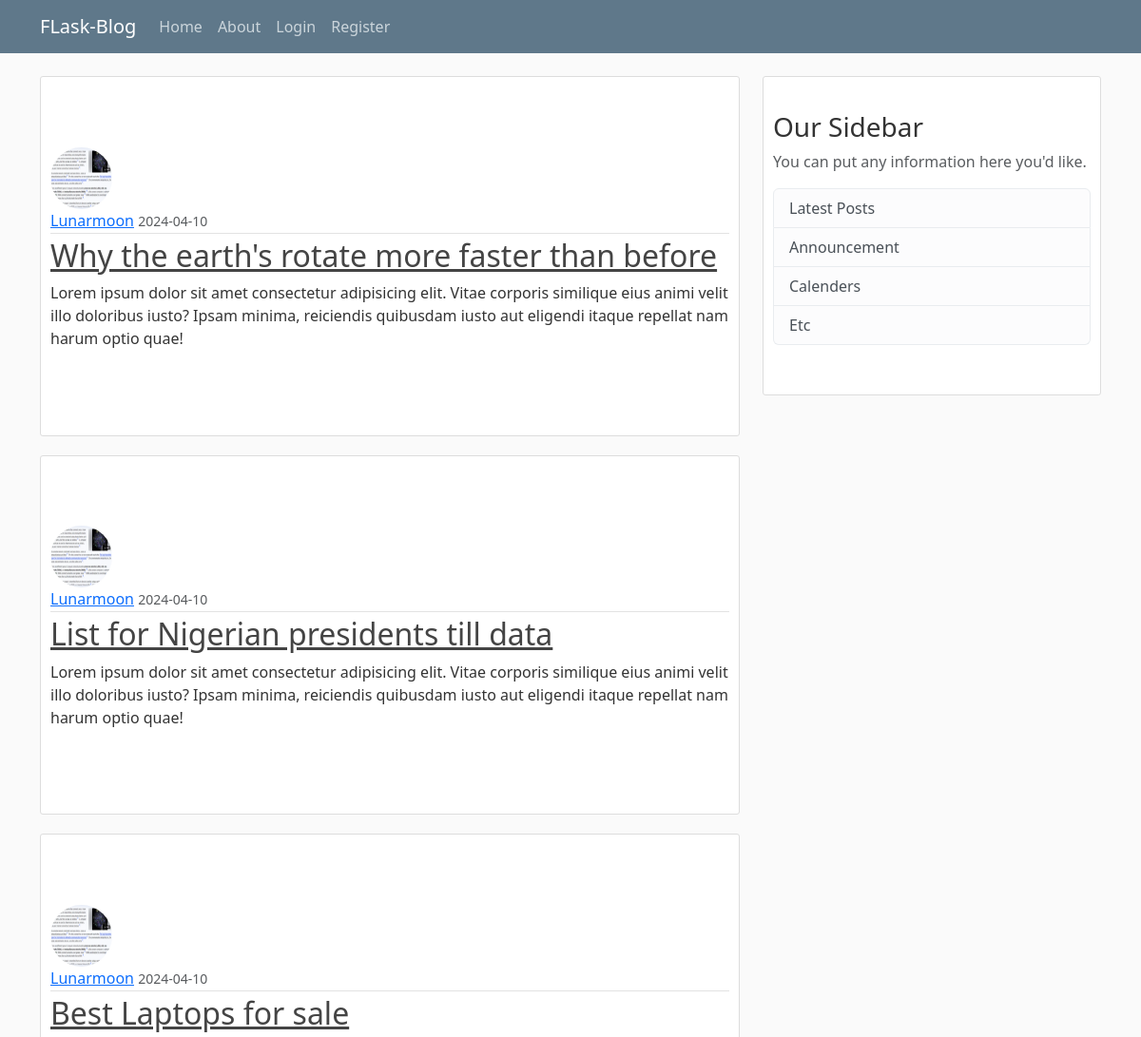
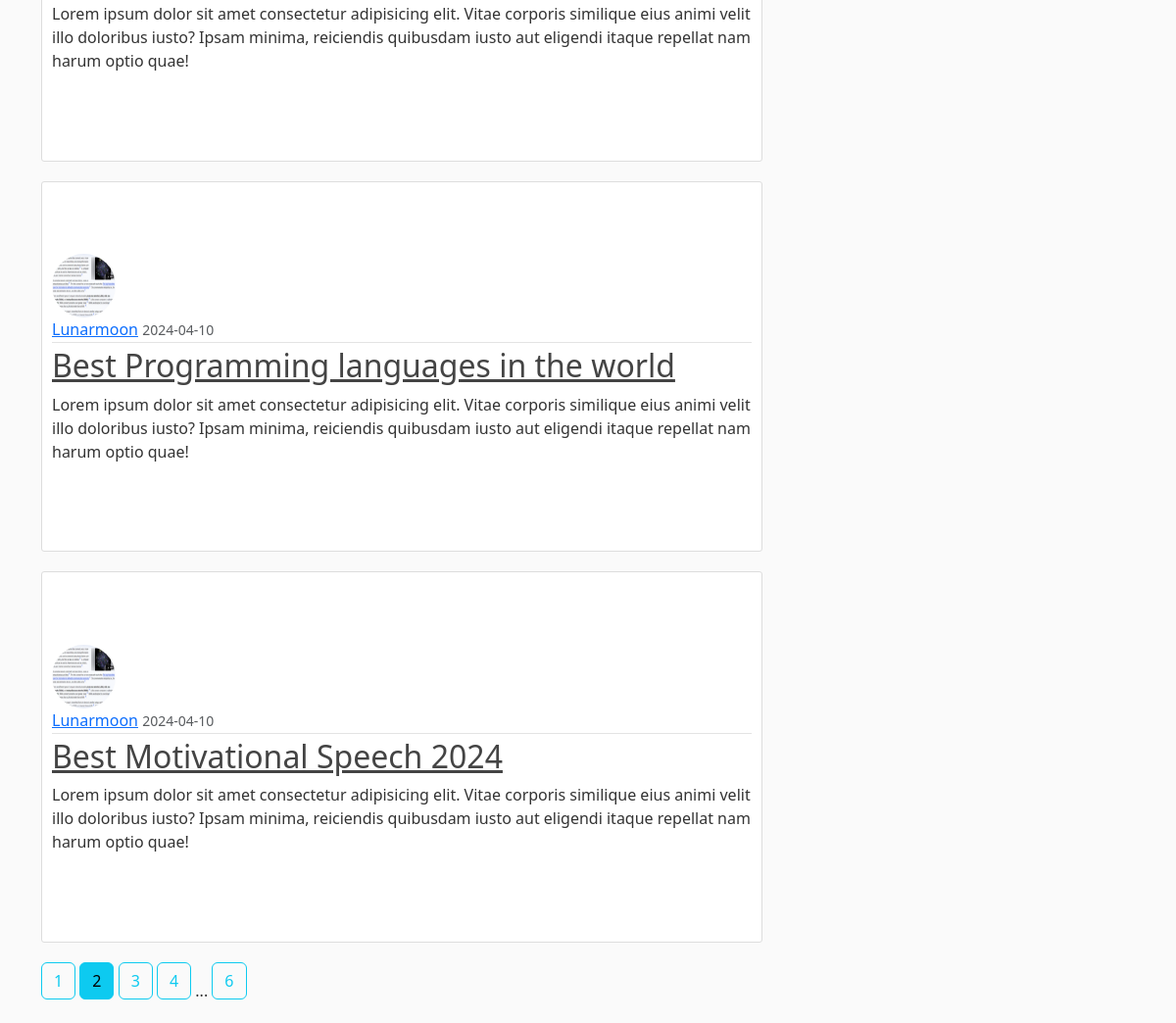
The page /home?page=2 on the database its author committed (2 pictures, top to bottom).
### flaskblog/models.py (models this page shows, shortened)
class Post(db.Model):
    id =  db.Column(db.Integer, primary_key=True)
    title = db.Column(db.String(100), nullable=False)
    date_posted = db.Column(db.DateTime, nullable=False, default=datetime.utcnow)
    content = db.Column(db.Text, nullable=False)
    user_id = db.Column(db.Integer, db.ForeignKey('user.id'), nullable=False)

class User(db.Model, UserMixin):
    id = db.Column(db.Integer, primary_key = True)
    username = db.Column(db.String(20), unique=True, nullable=False)
    email = db.Column(db.String(120), unique=True, nullable=False)
    image_file = db.Column(db.String(20), nullable=False, default='default.jpg')
    password = db.Column(db.String(60), nullable=False)
    Posts = db.relationship('Post', backref='author',  lazy=True)

### flaskblog/main/routes.py (the view)
@main.route('/')
@main.route("/home")
def home():
    page = request.args.get('page', 1, type=int)
    posts = Post.query.order_by(Post.date_posted.desc()).paginate(page=page, per_page=5)
    return render_template('home.html', posts=posts)

### flaskblog/templates/home.html
{% extends "layout.html" %}
{% block content%}
    {% for post in posts.items %}
        <article class="media content-section">
            <img class="rounded-circle article-img" src="{{url_for('static', filename='profile_pics/' + post.author.image_file) }}">
            <div class="media-body">
                <div class="article-metadata">
                    <a class="mr-2" href="{{ url_for('posts.new_post',username=post.author.username) }}">{{ post.author.username }}</a>
                    <small class="text-muted">{{ post.date_posted.strftime('%Y-%m-%d') }}</small>
                </div>
                <h2><a class="article-title" href="{{ url_for('posts.post', post_id=post.id) }}">{{ post.title }}</a></h2>
                <p class="article-content">{{ post.content }}</p>
            </div>
        </article>
    {% endfor %}
    {% for page_num in posts.iter_pages(left_edge=1, right_edge=1, left_current=1, right_current=2) %}
    {% if page_num %}
    {% if posts.page == page_num %}
    <a class="btn btn-info mb-4" href="{{ url_for('main.home', page=page_num) }}">{{ page_num }}</a>
    {% else %}
    <a class="btn btn-outline-info mb-4" href="{{ url_for('main.home', page=page_num) }}">{{ page_num }}</a>
    {% endif %}
    {% else %}
    ...
    {% endif %}
    {% endfor %}
{% endblock content %}

### flaskblog/static/main.css (style rules this page uses)
body { background: #fafafa; color: #333333; margin-top: 5rem; }
.content-section { background: #ffffff; padding: 10% 10px; border: 1px solid #dddddd; border-radius: 3px; margin-bottom: 20px; list-style: none; }
.article-title { color: #444444; }
.article-content { white-space: pre-line; }
.article-img { height: 65px; width: 65px; margin-right: 16px; }
.article-metadata { padding-bottom: 1px; margin-bottom: 4px; border-bottom: 1px solid #e3e3e3; }

### rows shown on the page
Post: image_file (picture), author.username "Lunarmoon", date_posted "2024-04-10", title "Why the earth's rotate more faster than before", content "Lorem ipsum dolor sit amet consectetur adipisicing elit. Vitae corporis similique eius animi velit illo doloribus iusto? Ipsam minima, reiciendis quibusdam iusto aut eligendi itaque repellat nam harum optio quae!"
Post: image_file (picture), author.username "Lunarmoon", date_posted "2024-04-10", title "List for Nigerian presidents till data", content "Lorem ipsum dolor sit amet consectetur adipisicing elit. Vitae corporis similique eius animi velit illo doloribus iusto? Ipsam minima, reiciendis quibusdam iusto aut eligendi itaque repellat nam harum optio quae!"
Post: image_file (picture), author.username "Lunarmoon", date_posted "2024-04-10", title "Best Laptops for sale", content "Lorem ipsum dolor sit amet consectetur adipisicing elit. Vitae corporis similique eius animi velit illo doloribus iusto? Ipsam minima, reiciendis quibusdam iusto aut eligendi itaque repellat nam harum optio quae!"
Post: image_file (picture), author.username "Lunarmoon", date_posted "2024-04-10", title "Best Programming languages in the world", content "Lorem ipsum dolor sit amet consectetur adipisicing elit. Vitae corporis similique eius animi velit illo doloribus iusto? Ipsam minima, reiciendis quibusdam iusto aut eligendi itaque repellat nam harum optio quae!"
Post: image_file (picture), author.username "Lunarmoon", date_posted "2024-04-10", title "Best Motivational Speech 2024", content "Lorem ipsum dolor sit amet consectetur adipisicing elit. Vitae corporis similique eius animi velit illo doloribus iusto? Ipsam minima, reiciendis quibusdam iusto aut eligendi itaque repellat nam harum optio quae!"

### other values the page prints
{{ page_num }} "1" "3" "4" "6"
{{ page_num }} "2"
